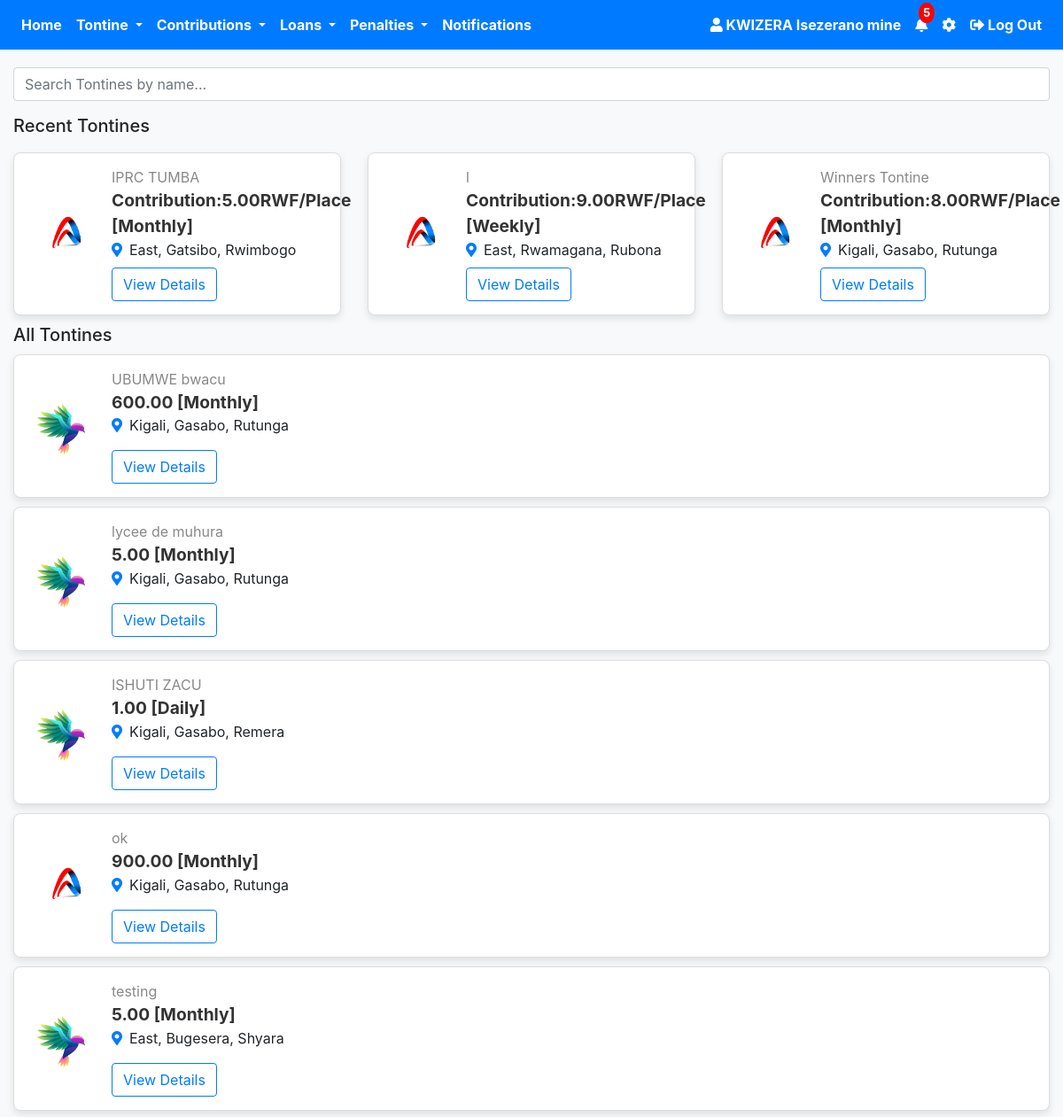
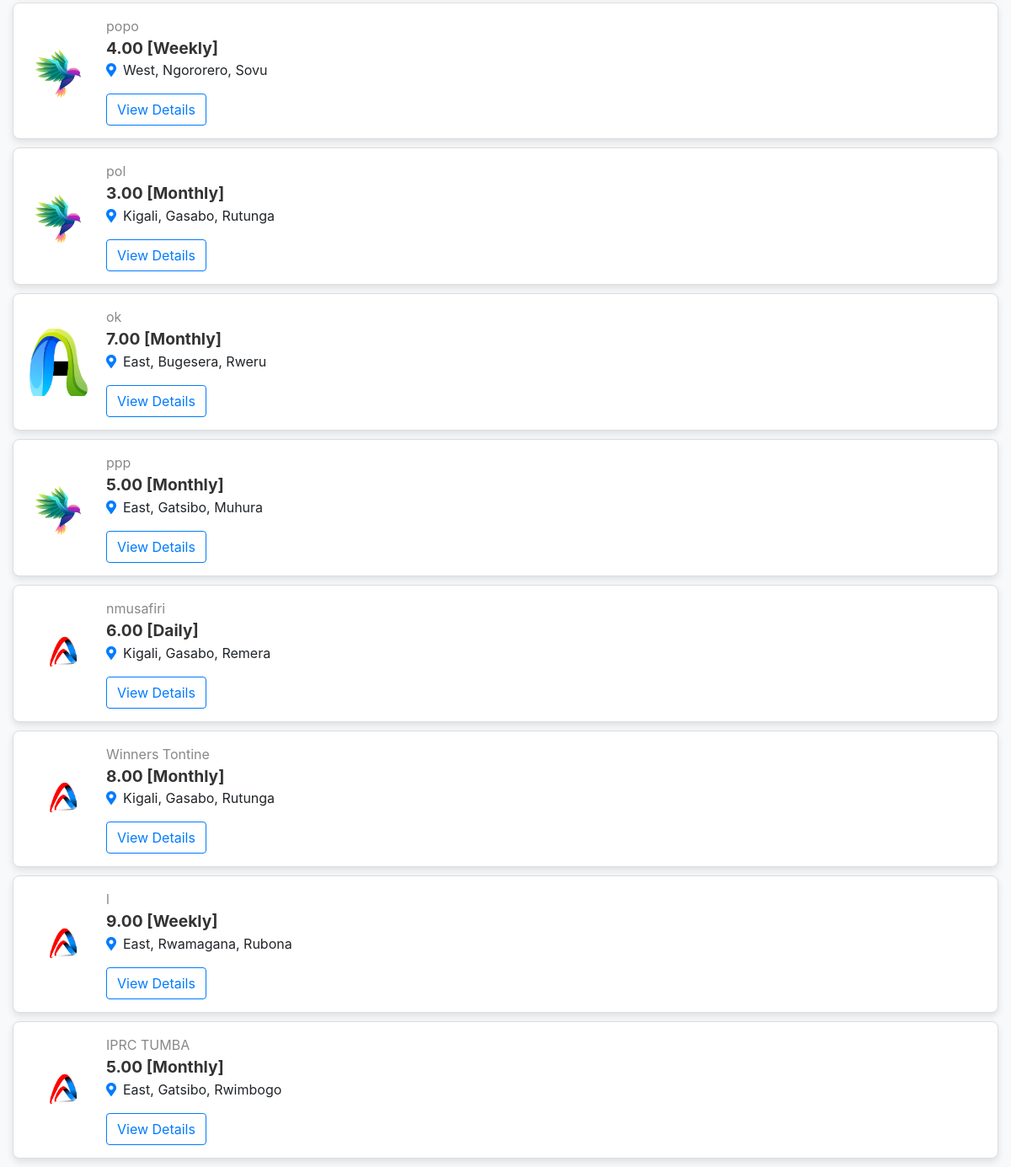
/uploads/user_profile.php (signed in), run on the app's committed database (2 pictures, top to bottom).
### tables this page shows
CREATE TABLE `users` (
  `id` int(11) NOT NULL,
  `firstname` varchar(50) NOT NULL,
  `lastname` varchar(50) NOT NULL,
  `phone_number` varchar(15) NOT NULL,
  `idno` varchar(50) NOT NULL,
  `idnotype` varchar(50) NOT NULL,
  `idno_picture` varchar(255) NOT NULL,
  `behalf_name` varchar(30) NOT NULL,
  `behalf_phone_number` varchar(30) NOT NULL,
  `password` varchar(255) NOT NULL,
  `image` varchar(255) NOT NULL,
  `otp` int(11) DEFAULT 0,
  `verified` tinyint(4) NOT NULL DEFAULT 0,
  `otp_used` tinyint(1) NOT NULL DEFAULT 0,
  `otp_login` int(11) NOT NULL DEFAULT 0,
  `otp_forgot` int(11) NOT NULL,
  `otp_behalf` int(11) NOT NULL,
  `otp_behalf_used` tinyint(1) NOT NULL,
  `terms` tinyint(1) DEFAULT 0,
  `created_at` timestamp NOT NULL DEFAULT current_timestamp(),
  `updated_at` timestamp NOT NULL DEFAULT current_timestamp() ON UPDATE current_timestamp(),
  `role` enum('User','Sector','Court') DEFAULT 'User'
);

CREATE TABLE `tontine` (
  `id` int(11) NOT NULL,
  `tontine_name` varchar(255) NOT NULL,
  `logo` varchar(255) DEFAULT NULL,
  `join_date` date NOT NULL,
  `province` varchar(100) NOT NULL,
  `district` varchar(100) NOT NULL,
  `sector` varchar(100) NOT NULL,
  `total_contributions` decimal(10,2) NOT NULL,
  `occurrence` enum('Daily','Weekly','Monthly') NOT NULL,
  `time` time DEFAULT NULL,
  `day` enum('Monday','Tuesday','Wednesday','Thursday','Friday','Saturday','Sunday') DEFAULT NULL,
  `date` date DEFAULT NULL,
  `created_at` timestamp NOT NULL DEFAULT current_timestamp(),
  `user_id` int(11) DEFAULT NULL,
  `role` varchar(30) NOT NULL,
  `purpose` varchar(255) NOT NULL,
  `rules` varchar(255) NOT NULL,
  `status` enum('Not Justified','Justification Request sent','Justified','Rejected') DEFAULT 'Not Justified',
  `reason` varchar(255) NOT NULL,
  `interest` decimal(10,2) NOT NULL DEFAULT 0.00,
  `payment_frequency` enum('Monthly','Weekly') NOT NULL,
  `frequent_payment_date` date DEFAULT NULL,
  `frequent_payment_day` enum('Monday','Tuesday','Wednesday','Thursday','Friday','Saturday','Sunday') DEFAULT NULL,
  `late_contribution_penalty` int(50) NOT NULL,
  `late_loan_repayment_amount` decimal(10,2) DEFAULT 0.00
);

### uploads/user_profile.php (the view, shortened to what this page needs)
<?php
require 'config.php';
$user_id = $_SESSION['user_id'];
$stmt = $pdo->prepare("SELECT firstname, lastname, phone_number, image FROM users WHERE id = :id");
$stmt->bindParam(':id', $user_id);
$stmt->execute();
$user = $stmt->fetch(PDO::FETCH_ASSOC);
$user_name = htmlspecialchars($user['firstname'] . ' ' . $user['lastname']);
$total_notifications = 5;
?>
<!DOCTYPE html>
<html lang="en">
<head>
    <link rel="stylesheet" href="https://stackpath.bootstrapcdn.com/bootstrap/4.5.2/css/bootstrap.min.css">
    <link rel="stylesheet" href="https://cdnjs.cloudflare.com/ajax/libs/font-awesome/5.15.4/css/all.min.css">
</head>
<body>
    <nav class="navbar navbar-expand-lg navbar-dark bg-primary">
        <div class="collapse navbar-collapse" id="navbarNav">
            <ul class="navbar-nav mr-auto">
                <li class="nav-item">
                    <a class="nav-link font-weight-bold text-white" href="user_profile.php">Home</a>
                </li>
                <li class="nav-item dropdown">
                    <a class="nav-link dropdown-toggle font-weight-bold text-white" href="#" id="paymentsDropdown" role="button" data-toggle="dropdown" aria-haspopup="true" aria-expanded="false">
                        Tontine
                    </a>
                </li>
                <li class="nav-item dropdown">
                    <a class="nav-link dropdown-toggle font-weight-bold text-white" href="#" id="contributionsDropdown" role="button" data-toggle="dropdown" aria-haspopup="true" aria-expanded="false">
                        Contributions
                    </a>
                </li>
                <li class="nav-item dropdown">
                    <a class="nav-link dropdown-toggle font-weight-bold text-white" href="#" id="loansDropdown" role="button" data-toggle="dropdown" aria-haspopup="true" aria-expanded="false">
                        Loans
                    </a>
                </li>
                <li class="nav-item dropdown">
                    <a class="nav-link dropdown-toggle font-weight-bold text-white" href="#" id="penaltiesDropdown" role="button" data-toggle="dropdown" aria-haspopup="true" aria-expanded="false">
                        Penalties
                    </a>
                </li>
                <li class="nav-item">
                    <a class="nav-link font-weight-bold text-white" href="#">Notifications</a>
                </li>
            </ul>
            <ul class="navbar-nav ml-auto">
                <li class="nav-item">
                    <a class="nav-link font-weight-bold text-white" href="#">
                        <i class="fas fa-user"></i>
                        <?php echo htmlspecialchars($user_name); ?>
                    </a>
                </li>
                <li class="nav-item">
                    <a class="nav-link position-relative font-weight-bold text-white" href="#">
                        <i class="fas fa-bell"></i>
                        <span class="notification-badge"><?php echo $total_notifications; ?></span>
                    </a>
                </li>
                <li class="nav-item">
                    <a class="nav-link font-weight-bold text-white" href="setting.php">
                        <i class="fas fa-cog"></i>
                    </a>
                </li>
                <li class="nav-item">
                    <a class="nav-link font-weight-bold text-white" href="#" onclick="confirmLogout()">
                        <i class="fas fa-sign-out-alt"></i> Log Out
                    </a>
                </li>
            </ul>
        </div>
    </nav>
<div class="container mt-1">
<div class="form-group">
    <input type="text" id="search" class="form-control" placeholder="Search Tontines by name..." onkeyup="searchTontines()">
</div>
    <h5>Recent Tontines</h5>
    <div class="row recent-tontines">
    <?php
    $recentQuery = $pdo->query("SELECT * FROM tontine ORDER BY created_at DESC LIMIT 3");
    while ($tontine = $recentQuery->fetch(PDO::FETCH_ASSOC)) {
        $logo = !empty($tontine['logo']) ? $tontine['logo'] : 'default-logo.png';
        $timeInfo = '';
        echo "
        <div class='col-md-4'>
            <div class='job-card'>
                <img src='$logo' alt='Tontine Logo' class='job-logo'>
                <div class='job-info'>
                    <span class='company-name'>{$tontine['tontine_name']}</span>
     <div class='job-title'>Contribution:{$tontine['total_contributions']}RWF/Place [{$tontine['occurrence']}]</div>
                    <div class='timer'>$timeInfo</div>
                    <div class='details'>
                        <i class='fas fa-map-marker-alt icon'></i>{$tontine['province']}, {$tontine['district']}, {$tontine['sector']}
                    </div>
                   <button class='btn btn-outline-primary mt-2' onclick='confirmJoinTontine(" . $tontine['id'] . ")'>View Details</button>
                </div>
            </div>
        </div>
        ";
    }
    ?>
</div>
    <h5>All Tontines</h5>
    <div class="job-listings">
        <?php
        $query = $pdo->query("SELECT * FROM tontine");
        while ($tontine = $query->fetch(PDO::FETCH_ASSOC)) {
            $logo = !empty($tontine['logo']) ? $tontine['logo'] : 'default-logo.png';
            $timeInfo = '';
            echo "
            <div class='job-card'>
                <img src='$logo' alt='Tontine Logo' class='job-logo'>
                <div class='job-info'>
                    <span class='company-name'>{$tontine['tontine_name']}</span>
                    <div class='job-title'>{$tontine['total_contributions']} [{$tontine['occurrence']}]</div>
                    <div class='details'>
                        <i class='fas fa-map-marker-alt icon'></i>{$tontine['province']}, {$tontine['district']}, {$tontine['sector']}
                    </div>
                    <div class='timer mt-2'>
                        $timeInfo
                    </div>
                  <button class='btn btn-outline-primary mt-2' onclick='confirmJoinTontine(" . $tontine['id'] . ")'>View Details</button>
                </div>
            </div>";
        }
        ?>
    </div>
</div>
</body>
</html>

### uploads/user_profile.php (style rules this page uses)
.container { max-width: 1000%; }
.job-card { width: 100%; max-width: 1000%; border: 1px solid #ddd; border-radius: 8px; margin: 10px auto; padding: 15px; box-shadow: 0 4px 8px rgba(0, 0, 0, 0.1); background-color: #fff; transition: transform 0.3s ease; display: flex; align-items: center; }
.job-logo { width: 80px; height: 80px; border-radius: 8px; object-fit: cover; margin-right: 15px; }
.job-info { flex-grow: 1; }
.job-title { font-size: 1.2rem; font-weight: bold; color: #333; }
.company-name { font-size: 1rem; color: #888; }
.icon { color: #007bff; margin-right: 8px; }
body { background-color: #f8f9fa; }
.navbar { margin-bottom: 20px; }
.notification-badge { position: absolute; top: -5px; right: -0px; background-color: red; color: white; border-radius: 50%; padding: 2px 5px; font-size: 0.80rem; }

### data on the page
users: user_name "KWIZERA Isezerano mine"
tontine: logo (picture), tontine_name "IPRC TUMBA", total_contributions "5.00", occurrence "Monthly", province "East", district "Gatsibo", sector "Rwimbogo"
tontine: logo (picture), tontine_name "l", total_contributions "9.00", occurrence "Weekly", province "East", district "Rwamagana", sector "Rubona"
tontine: logo (picture), tontine_name "Winners Tontine", total_contributions "8.00", occurrence "Monthly", province "Kigali", district "Gasabo", sector "Rutunga"
tontine: logo (picture), tontine_name "UBUMWE bwacu", total_contributions "600.00", occurrence "Monthly", province "Kigali", district "Gasabo", sector "Rutunga"
tontine: logo (picture), tontine_name "lycee de muhura", total_contributions "5.00", occurrence "Monthly", province "Kigali", district "Gasabo", sector "Rutunga"
tontine: logo (picture), tontine_name "ISHUTI ZACU", total_contributions "1.00", occurrence "Daily", province "Kigali", district "Gasabo", sector "Remera"
tontine: logo (picture), tontine_name "ok", total_contributions "900.00", occurrence "Monthly", province "Kigali", district "Gasabo", sector "Rutunga"
tontine: logo (picture), tontine_name "testing", total_contributions "5.00", occurrence "Monthly", province "East", district "Bugesera", sector "Shyara"
tontine: logo (picture), tontine_name "popo", total_contributions "4.00", occurrence "Weekly", province "West", district "Ngororero", sector "Sovu"
tontine: logo (picture), tontine_name "pol", total_contributions "3.00", occurrence "Monthly", province "Kigali", district "Gasabo", sector "Rutunga"
tontine: logo (picture), tontine_name "ok", total_contributions "7.00", occurrence "Monthly", province "East", district "Bugesera", sector "Rweru"
tontine: logo (picture), tontine_name "ppp", total_contributions "5.00", occurrence "Monthly", province "East", district "Gatsibo", sector "Muhura"
tontine: logo (picture), tontine_name "nmusafiri", total_contributions "6.00", occurrence "Daily", province "Kigali", district "Gasabo", sector "Remera"

### other printed values
$total_notifications "5"
